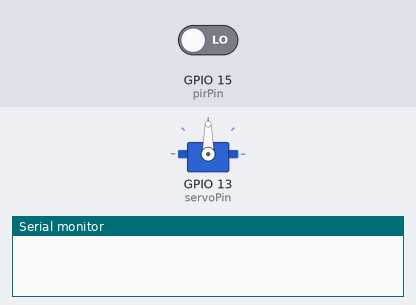
Recording of a sketch running on a simulated ESP32. On the bench: servo, the last lines printed to the serial monitor. The test bench sets the inputs (shaded band); at power-on: GPIO 15 (pirPin) LOW.

Above: at 1.2 s.
1.3 s: GPIO 15 (pirPin) driven HIGH
At 2.6 s:
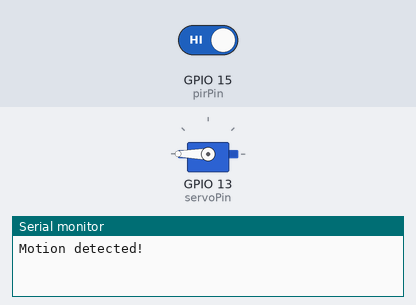
At 7.6 s:
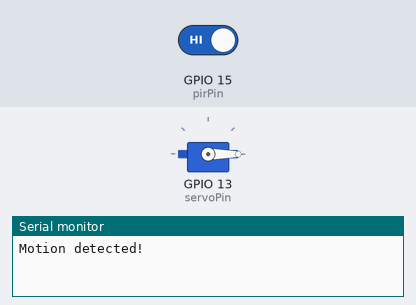
Timing chart, 0 to 9.1 s (numbered marks = the images above; inputs shaded):
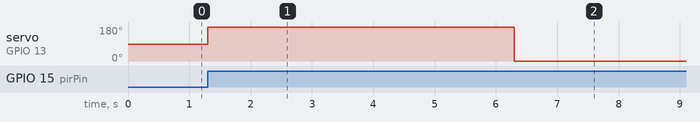

Measured:
- after the input at 1.3 s, servo on GPIO 13 (servoPin): 90° → 180° at once, → 0° 5.0 s later

The sketch:

smart_parking_system_using_esp32.ino
```cpp
#include <ESP32Servo.h>

Servo myservo;  // create servo object to control a servo
int servoPin = 13; // define the servo control pin
int pirPin = 15;  // define the PIR sensor input pin
int pirState = LOW;  // variable to store PIR sensor state
int val = 0;  // variable to store the PIR sensor value
unsigned long lastMotionTime = 0;  // variable to store the time of the last motion detection

void setup() {
  Serial.begin(115200);
  myservo.attach(servoPin);  // attaches the servo on pin 2 to the servo object
  pinMode(pirPin, INPUT);  // initialize PIR sensor pin as an input
}

void loop() {
  val = digitalRead(pirPin);  // read PIR sensor value

  if (val == HIGH) {  // motion detected
    if (pirState == LOW) {
      Serial.println("Motion detected!");
      myservo.write(180);  // rotate servo to 180 degrees (or any desired position)
      delay(5000);  // wait for 5 seconds
      myservo.write(0);  // rotate servo back to 0 degrees
      pirState = HIGH;  // update PIR sensor state
      lastMotionTime = millis();  // record the time of the last motion detection
    }
  } else {
    if (pirState == HIGH) {
      unsigned long elapsedTime = millis() - lastMotionTime;
      if (elapsedTime >= 5000) {  // if 30 seconds have passed since the last motion detection
        Serial.println("Motion ended. Returning to initial position.");
        myservo.write(0);  // rotate servo back to 0 degrees
        pirState = LOW;  // update PIR sensor state
      }
    }
  }
}
```
